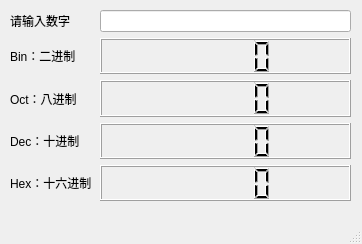
<?xml version="1.0" encoding="UTF-8"?>
<ui version="4.0">
 <class>MainWindow</class>
 <widget class="QMainWindow" name="MainWindow">
  <property name="geometry">
   <rect>
    <x>0</x>
    <y>0</y>
    <width>362</width>
    <height>244</height>
   </rect>
  </property>
  <property name="windowTitle">
   <string>MainWindow</string>
  </property>
  <widget class="QWidget" name="centralwidget">
   <widget class="QWidget" name="">
    <property name="geometry">
     <rect>
      <x>10</x>
      <y>10</y>
      <width>341</width>
      <height>191</height>
     </rect>
    </property>
    <layout class="QVBoxLayout" name="verticalLayout" stretch="1,1,1,1,1">
     <item>
      <layout class="QHBoxLayout" name="horizontalLayout" stretch="1,3">
       <item>
        <widget class="QLabel" name="label">
         <property name="text">
          <string>请输入数字</string>
         </property>
        </widget>
       </item>
       <item>
        <widget class="QLineEdit" name="lineEdit"/>
       </item>
      </layout>
     </item>
     <item>
      <layout class="QHBoxLayout" name="horizontalLayout_2" stretch="1,3">
       <property name="spacing">
        <number>6</number>
       </property>
       <property name="leftMargin">
        <number>0</number>
       </property>
       <property name="rightMargin">
        <number>0</number>
       </property>
       <item>
        <widget class="QLabel" name="label_2">
         <property name="text">
          <string>Bin：二进制</string>
         </property>
        </widget>
       </item>
       <item>
        <widget class="QLCDNumber" name="lcnBin"/>
       </item>
      </layout>
     </item>
     <item>
      <layout class="QHBoxLayout" name="horizontalLayout_3" stretch="1,3">
       <item>
        <widget class="QLabel" name="label_3">
         <property name="text">
          <string>Oct：八进制</string>
         </property>
        </widget>
       </item>
       <item>
        <widget class="QLCDNumber" name="lcnOct"/>
       </item>
      </layout>
     </item>
     <item>
      <layout class="QHBoxLayout" name="horizontalLayout_4" stretch="1,3">
       <item>
        <widget class="QLabel" name="label_4">
         <property name="text">
          <string>Dec：十进制</string>
         </property>
        </widget>
       </item>
       <item>
        <widget class="QLCDNumber" name="lcnDec"/>
       </item>
      </layout>
     </item>
     <item>
      <layout class="QHBoxLayout" name="horizontalLayout_5" stretch="1,3">
       <item>
        <widget class="QLabel" name="label_5">
         <property name="text">
          <string>Hex：十六进制</string>
         </property>
        </widget>
       </item>
       <item>
        <widget class="QLCDNumber" name="lcdNumber_4"/>
       </item>
      </layout>
     </item>
    </layout>
   </widget>
  </widget>
  <widget class="QMenuBar" name="menubar">
   <property name="geometry">
    <rect>
     <x>0</x>
     <y>0</y>
     <width>362</width>
     <height>22</height>
    </rect>
   </property>
  </widget>
  <widget class="QStatusBar" name="statusbar"/>
 </widget>
 <resources/>
 <connections/>
</ui>
